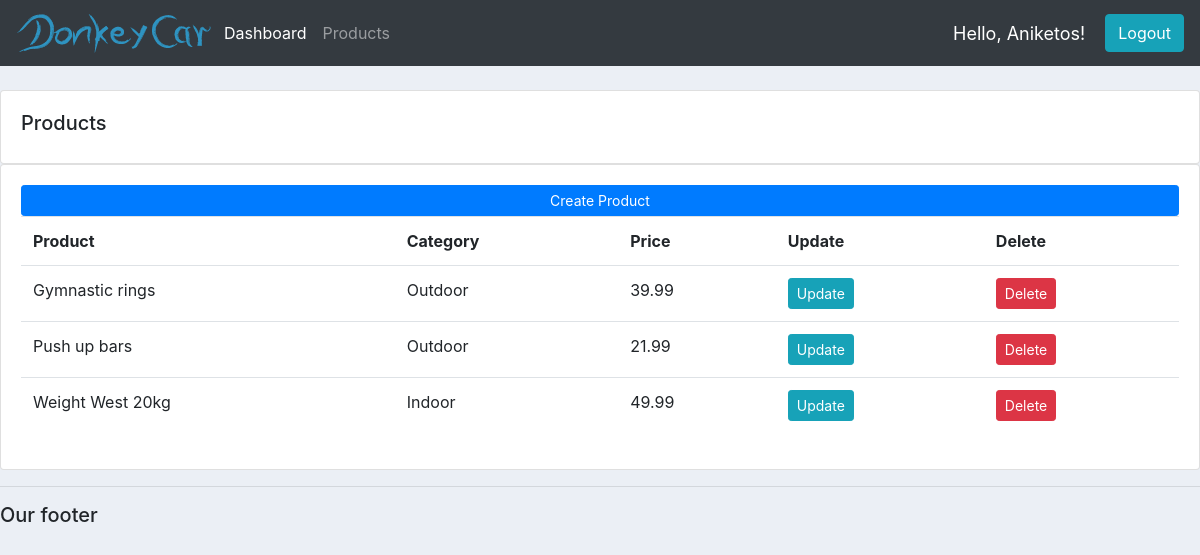
The app's page /products/ (signed in), older data.
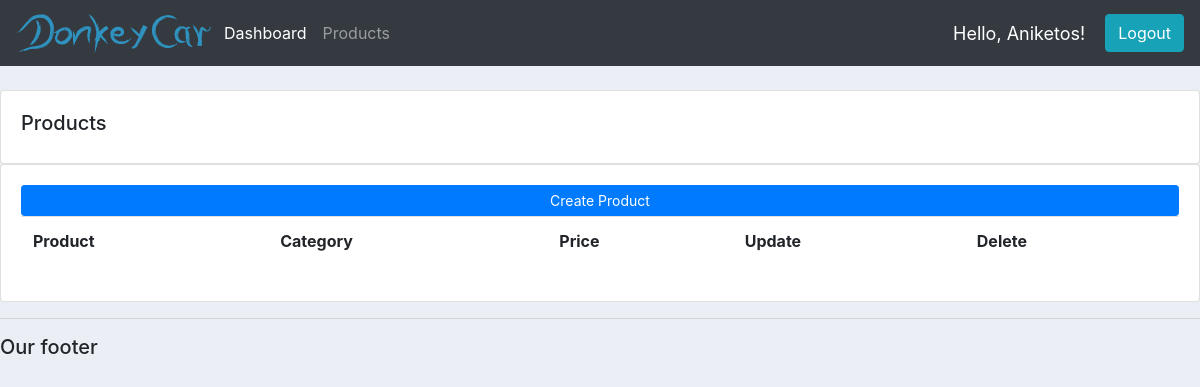
The same page, newer data.
### accounts/models.py (models this page shows, shortened)
class Product(models.Model):
    CATEGORY = (
        ('Indoor', 'Indoor'),
        ('Outdoor', 'Outdoor'),
    )
    name = models.CharField(max_length=200, null=True)
    price = models.FloatField(null=True)
    category = models.CharField(max_length=200, null=True, choices=CATEGORY)
    description = models.CharField(max_length=200, null=True, blank=True)
    date_created = models.DateTimeField(auto_now_add=True, null=True)
    tags = models.ManyToManyField(Tag, blank=True)

### accounts/decorators.py (the view)
        def wrapper_func(request, *args, **kwargs):
            group = None
            if request.user.groups.exists():
                group = request.user.groups.all()[0].name
            if group in allowed_roles:
                return view_func(request, *args, **kwargs)
            else:
                return HttpResponse('You are not authorized to view this page.')

### accounts/views.py (called while the page is built)
@login_required(login_url='login')
@allowed_users(allowed_roles=['admin'])
def products(request):
    products = Product.objects.all()
    return render(request, 'accounts/products.html', {'products': products})

### accounts/templates/accounts/products.html
{% extends 'accounts/main.html' %}
{% block content %}
    <br>
    <div class="row">
        <div class="col-md">
            <div class="card card-body">
                <h5>Products</h5>
            </div>
            <div class="card card-body">
                <a class="btn btn-primary btn-sm btn-block" href="{% url 'create_product' %}">Create Product</a>
                <table class="table">
                    <tr>
                        <th>Product</th>
                        <th>Category</th>
                        <th>Price</th>
                        <th>Update</th>
                        <th>Delete</th>
                    </tr>
                    {% for product in products %}
                        <tr>
                            <td>{{ product.name }}</td>
                            <td>{{ product.category }}</td>
                            <td>{{ product.price }}</td>
                            <td><a class="btn btn-sm btn-info" href="{% url 'update_product' product.id %}">Update</a></td>
                            <td><a class="btn btn-sm btn-danger" href="{% url 'delete_product' product.id %}">Delete</a></td>
                        </tr>
                    {% endfor %}
                </table>
            </div>
        </div>
    </div>
{% endblock %}

Row changes from the older to the newer data that the page shows:
removed Product: name "Gymnastic rings", category "Outdoor", price "39.99"
removed Product: name "Push up bars", category "Outdoor", price "21.99"
removed Product: name "Weight West 20kg", category "Indoor", price "49.99"
